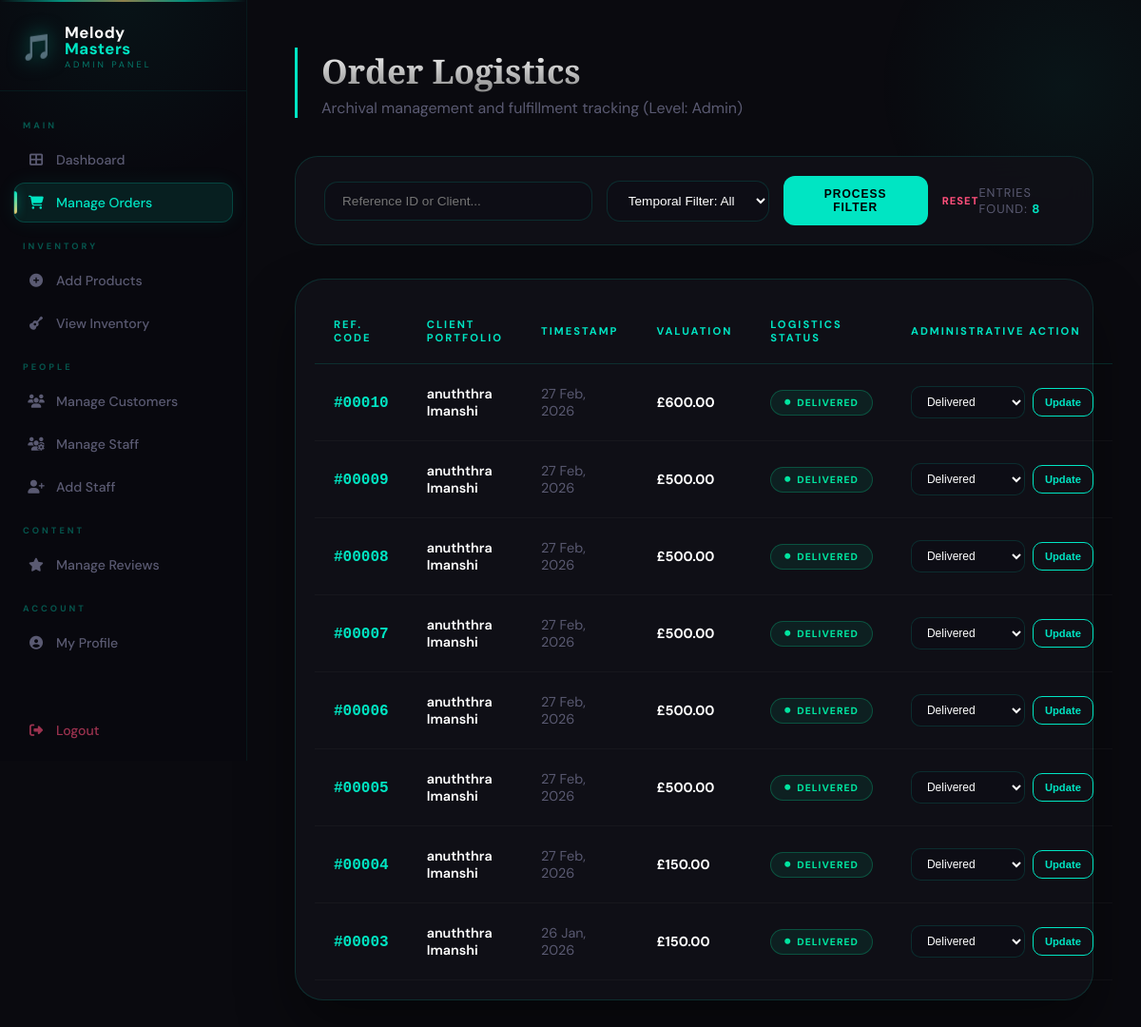
The page /manage_orders.php (signed in) on the database its author committed.
### tables this page shows
CREATE TABLE `orders` (
  `order_id` int(11) NOT NULL,
  `user_id` int(11) DEFAULT NULL,
  `order_date` timestamp NOT NULL DEFAULT current_timestamp(),
  `total_amount` decimal(10,2) NOT NULL,
  `shipping_cost` decimal(10,2) DEFAULT 0.00,
  `order_status` enum('Pending','Paid','Shipped','Delivered') DEFAULT 'Pending'
);

CREATE TABLE `users` (
  `user_id` int(11) NOT NULL,
  `full_name` varchar(100) NOT NULL,
  `email` varchar(100) NOT NULL,
  `password` varchar(255) NOT NULL,
  `role` enum('Admin','Staff','Customer') DEFAULT 'Customer',
  `address` text DEFAULT NULL,
  `contact_number` varchar(15) DEFAULT NULL
);

### manage_orders.php (the view, shortened to what this page needs)
<?php
include 'db_connect.php';
$current_role = strtolower(trim($_SESSION['role']));
$filter_query = " WHERE 1=1 ";
$sql = "SELECT o.*, u.full_name FROM orders o
        JOIN users u ON o.user_id = u.user_id
        $filter_query
        ORDER BY o.order_date DESC";
$result = $conn->query($sql);
?>
<!DOCTYPE html>
<html lang="en">
<head>
    <link rel="stylesheet" href="https://cdnjs.cloudflare.com/ajax/libs/font-awesome/6.4.0/css/all.min.css">
</head>
<body>
<?php
if ($current_role === 'admin') {
    include 'admin_sidebar.php';
} else {
    include 'staff_sidebar.php';
}
?>
<div class="main-content">
    <div class="header-section">
        <h1>Order Logistics</h1>
        <p style="color: var(--text-muted); margin-top: 5px;">Archival management and fulfillment tracking (Level: <?php echo ucfirst($current_role); ?>)</p>
    </div>
    <div class="filter-shelf">
        <form method="GET" class="filter-bar">
            <input type="text" name="search" placeholder="Reference ID or Client..." value="<?php echo $_GET['search'] ?? ''; ?>" style="width: 280px;">
            <select name="filter">
                <option value="">Temporal Filter: All</option>
            </select>
            <button type="submit" class="btn-filter">Process Filter</button>
            <a href="manage_orders.php" style="color: #ff4f7b; text-decoration: none; font-size: 0.7rem; font-weight: 800; letter-spacing: 1px;">RESET</a>
        </form>
        <div style="font-size: 0.8rem; color: var(--text-muted); text-transform: uppercase; letter-spacing: 1px;">
            Entries Found: <span style="color: var(--teal); font-weight: 700;"><?php echo $result->num_rows; ?></span>
        </div>
    </div>
    <div class="glass-card">
        <table>
            <thead>
                <tr>
                    <th>Ref. Code</th>
                    <th>Client Portfolio</th>
                    <th>Timestamp</th>
                    <th>Valuation</th>
                    <th>Logistics Status</th>
                    <th>Administrative Action</th>
                </tr>
            </thead>
            <tbody>
                <?php if($result->num_rows > 0): ?>
                    <?php while($row = $result->fetch_assoc()):
                        $status = $row['order_status'];
                        if($status == 'Pending') { $color = '#f39c12'; }
                        elseif($status == 'Shipped') { $color = '#3498db'; }
                        else { $color = '#00e5a0'; }
                    ?>
                    <tr>
                        <td><span class="order-id">#<?php echo str_pad($row['order_id'], 5, '0', STR_PAD_LEFT); ?></span></td>
                        <td class="customer-name"><?php echo htmlspecialchars($row['full_name']); ?></td>
                        <td style="color: var(--text-muted);"><?php echo date('d M, Y', strtotime($row['order_date'])); ?></td>
                        <td class="price-text">£<?php echo number_format($row['total_amount'], 2); ?></td>
                        <td>
                            <span class="status-pill" style="background: <?php echo $color; ?>15; color: <?php echo $color; ?>; border: 1px solid <?php echo $color; ?>40;">
                                <i class="fas fa-circle"></i> <?php echo $status; ?>
                            </span>
                        </td>
                        <td>
                            <form method="POST" class="update-form">
                                <select name="status" class="select-status">
                                    <option value="Delivered" <?php if($status == 'Delivered') echo 'selected'; ?>>Delivered</option>
                                </select>
                                <button type="submit" name="update_status" class="btn-update">Update</button>
                            </form>
                        </td>
                    </tr>
                    <?php endwhile; ?>
                <?php else: ?>
                    <tr><td colspan="6" style="text-align:center; padding: 60px; color: var(--text-muted);">No logistics records found for the current query.</td></tr>
                <?php endif; ?>
            </tbody>
        </table>
    </div>
</div>
</body>
</html>

### manage_orders.php (style rules this page uses)
:root { --teal: #00e5c3; --teal-glow: rgba(0, 229, 195, 0.3); --bg: #0a0a0f; --glass: rgba(17, 17, 24, 0.85); --border: rgba(0, 229, 195, 0.15); --text-muted: #5a5a72; --warning: #f39c12; --info: #3498db; --success: #00e5a0; }
body { background: var(--bg); color: #e0ddf5; font-family: 'DM Sans', sans-serif; display: flex; margin: 0; overflow-x: hidden; }
body::before { content: ''; position: fixed; top: -10%; right: -10%; width: 400px; height: 400px; background: radial-gradient(circle, rgba(0, 229, 195, 0.05), transparent 70%); z-index: -1; }
.main-content { margin-left: 260px; width: calc(100% - 260px); padding: 50px; box-sizing: border-box; min-height: 100vh; }
.header-section { margin-bottom: 40px; border-left: 3px solid var(--teal); padding-left: 25px; }
.header-section h1 { font-family: 'Playfair Display', serif; font-size: 2.2rem; margin: 0; background: linear-gradient(to bottom, #fff, #888); -webkit-background-clip: text; -webkit-text-fill-color: transparent; }
.filter-shelf { background: var(--glass); padding: 20px 30px; border-radius: 24px; border: 1px solid var(--border); margin-bottom: 35px; display: flex; justify-content: space-between; align-items: center; backdrop-filter: blur(15px); }
.filter-bar { display: flex; align-items: center; gap: 15px; }
input, select { background: #0d0d15; border: 1px solid var(--border); color: white; padding: 12px 18px; border-radius: 14px; font-size: 0.85rem; outline: none; transition: 0.3s; }
.btn-filter { background: var(--teal); color: #000; border: none; padding: 12px 25px; border-radius: 12px; font-weight: 700; cursor: pointer; text-transform: uppercase; font-size: 0.75rem; letter-spacing: 1px; transition: 0.3s; }
.glass-card { background: var(--glass); border-radius: 30px; padding: 20px; border: 1px solid var(--border); box-shadow: 0 30px 60px rgba(0,0,0,0.4); animation: fadeIn 0.8s ease-out; }
table { width: 100%; border-collapse: collapse; }
th { text-align: left; color: var(--teal); padding: 20px; border-bottom: 1px solid var(--border); font-size: 0.7rem; text-transform: uppercase; letter-spacing: 2px; }
td { padding: 22px 20px; border-bottom: 1px solid rgba(255,255,255,0.03); font-size: 0.9rem; vertical-align: middle; }
.order-id { font-family: monospace; color: var(--teal); font-weight: 700; font-size: 1rem; }
.customer-name { font-weight: 600; color: #fff; }
.price-text { font-weight: 700; color: #fff; }
.status-pill { padding: 6px 14px; border-radius: 50px; font-size: 0.65rem; font-weight: 800; text-transform: uppercase; letter-spacing: 1px; display: inline-flex; align-items: center; gap: 6px; }
.status-pill i { font-size: 6px; }
.update-form { display: flex; align-items: center; gap: 8px; }
.select-status { padding: 8px 12px; font-size: 0.75rem; border-radius: 10px; width: 120px; }
.btn-update { background: transparent; color: var(--teal); border: 1px solid var(--teal); padding: 8px 12px; border-radius: 10px; font-size: 0.7rem; font-weight: 700; cursor: pointer; transition: 0.3s; }

### rows shown on the page
orders: order_id "00010", user.full_name "anuththra Imanshi", order_date "27 Feb, 2026", total_amount "600.00", order_status "DELIVERED", status "Delivered"
orders: order_id "00009", user.full_name "anuththra Imanshi", order_date "27 Feb, 2026", total_amount "500.00", order_status "DELIVERED", status "Delivered"
orders: order_id "00008", user.full_name "anuththra Imanshi", order_date "27 Feb, 2026", total_amount "500.00", order_status "DELIVERED", status "Delivered"
orders: order_id "00007", user.full_name "anuththra Imanshi", order_date "27 Feb, 2026", total_amount "500.00", order_status "DELIVERED", status "Delivered"
orders: order_id "00006", user.full_name "anuththra Imanshi", order_date "27 Feb, 2026", total_amount "500.00", order_status "DELIVERED", status "Delivered"
orders: order_id "00005", user.full_name "anuththra Imanshi", order_date "27 Feb, 2026", total_amount "500.00", order_status "DELIVERED", status "Delivered"
orders: order_id "00004", user.full_name "anuththra Imanshi", order_date "27 Feb, 2026", total_amount "150.00", order_status "DELIVERED", status "Delivered"
orders: order_id "00003", user.full_name "anuththra Imanshi", order_date "26 Jan, 2026", total_amount "150.00", order_status "DELIVERED", status "Delivered"

### other values the page prints
$current_role "Admin"
$result->num_rows "8"
